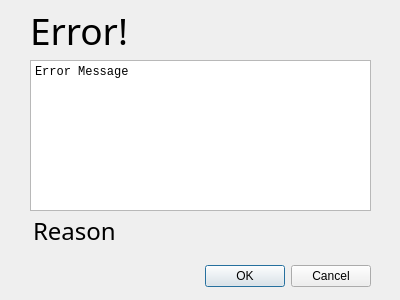
<?xml version="1.0" encoding="UTF-8"?>
<ui version="4.0">
 <class>Errorbox</class>
 <widget class="QDialog" name="Errorbox">
  <property name="geometry">
   <rect>
    <x>0</x>
    <y>0</y>
    <width>400</width>
    <height>300</height>
   </rect>
  </property>
  <property name="font">
   <font>
    <family>Microsoft YaHei UI</family>
   </font>
  </property>
  <property name="windowTitle">
   <string>Dialog</string>
  </property>
  <widget class="QDialogButtonBox" name="buttonBox">
   <property name="geometry">
    <rect>
     <x>30</x>
     <y>260</y>
     <width>341</width>
     <height>32</height>
    </rect>
   </property>
   <property name="orientation">
    <enum>Qt::Horizontal</enum>
   </property>
   <property name="standardButtons">
    <set>QDialogButtonBox::Cancel|QDialogButtonBox::Ok</set>
   </property>
  </widget>
  <widget class="QPlainTextEdit" name="plainTextEdit">
   <property name="enabled">
    <bool>true</bool>
   </property>
   <property name="geometry">
    <rect>
     <x>30</x>
     <y>60</y>
     <width>341</width>
     <height>151</height>
    </rect>
   </property>
   <property name="font">
    <font>
     <family>Consolas</family>
    </font>
   </property>
   <property name="readOnly">
    <bool>true</bool>
   </property>
   <property name="plainText">
    <string>Error Message </string>
   </property>
  </widget>
  <widget class="QLabel" name="label">
   <property name="geometry">
    <rect>
     <x>30</x>
     <y>10</y>
     <width>331</width>
     <height>41</height>
    </rect>
   </property>
   <property name="font">
    <font>
     <family>Microsoft YaHei UI Light</family>
     <pointsize>28</pointsize>
     <weight>50</weight>
     <italic>false</italic>
     <bold>false</bold>
     <underline>false</underline>
     <strikeout>false</strikeout>
     <stylestrategy>PreferDefault</stylestrategy>
    </font>
   </property>
   <property name="cursor">
    <cursorShape>ArrowCursor</cursorShape>
   </property>
   <property name="text">
    <string>Error!</string>
   </property>
  </widget>
  <widget class="QLabel" name="err_reason">
   <property name="geometry">
    <rect>
     <x>33</x>
     <y>210</y>
     <width>191</width>
     <height>41</height>
    </rect>
   </property>
   <property name="font">
    <font>
     <family>Microsoft YaHei UI Light</family>
     <pointsize>18</pointsize>
     <weight>50</weight>
     <italic>false</italic>
     <bold>false</bold>
     <underline>false</underline>
     <strikeout>false</strikeout>
     <stylestrategy>PreferDefault</stylestrategy>
    </font>
   </property>
   <property name="cursor">
    <cursorShape>ArrowCursor</cursorShape>
   </property>
   <property name="text">
    <string>Reason</string>
   </property>
  </widget>
 </widget>
 <resources/>
 <connections>
  <connection>
   <sender>buttonBox</sender>
   <signal>accepted()</signal>
   <receiver>Errorbox</receiver>
   <slot>accept()</slot>
   <hints>
    <hint type="sourcelabel">
     <x>248</x>
     <y>254</y>
    </hint>
    <hint type="destinationlabel">
     <x>157</x>
     <y>274</y>
    </hint>
   </hints>
  </connection>
  <connection>
   <sender>buttonBox</sender>
   <signal>rejected()</signal>
   <receiver>Errorbox</receiver>
   <slot>reject()</slot>
   <hints>
    <hint type="sourcelabel">
     <x>316</x>
     <y>260</y>
    </hint>
    <hint type="destinationlabel">
     <x>286</x>
     <y>274</y>
    </hint>
   </hints>
  </connection>
 </connections>
</ui>
